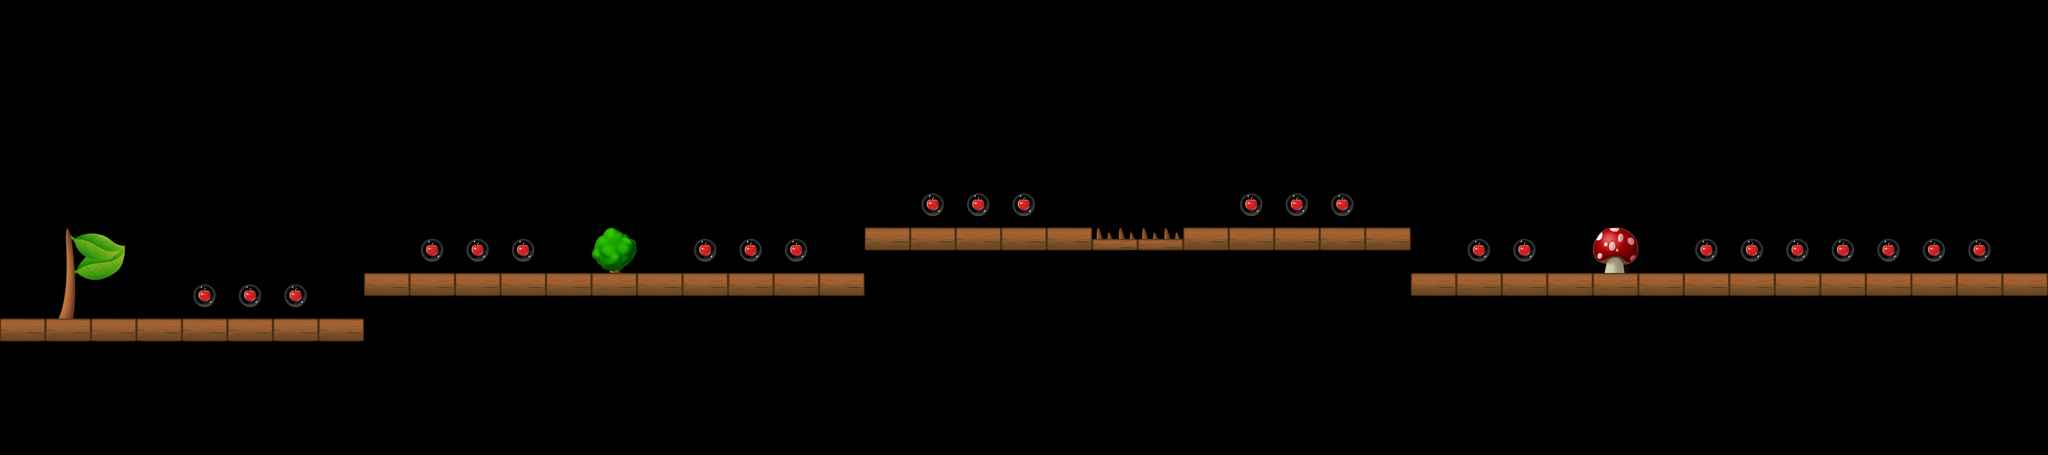

Tiled map render using the project's own tile images. Description and the map definition, with tile-layer contents summarised, below:
An orthogonal 45x10 tile map with 80x80 px tiles, 1 tile layer (Level).

<map version="1.0" orientation="orthogonal" width="45" height="10" tilewidth="80" tileheight="80">
 <properties>
  <property name="StartDirection" value="0" />
 </properties>
 <tileset firstgid="1" name="Untitled" tilewidth="80" tileheight="80">
  <image source="tileset.png" width="640" height="320" />
 </tileset>
 <layer name="Level" width="45" height="10">
  <data>[450 cells, 76 non-empty, 10 distinct tile ids]</data>
 </layer>
</map>
